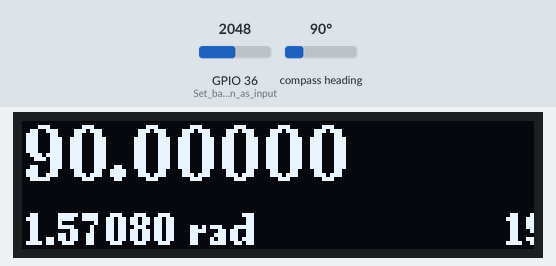
A sketch run on a simulated ESP32. Shown: 128×32 one-colour display. Inputs (shaded band) come from the test bench; at power-on: compass heading 90°, GPIO 36 (Set_battery_pin_as_input) = 2048.

Above: at 1.2 s.
1.3 s: compass heading set to 7°
At 1.8 s:
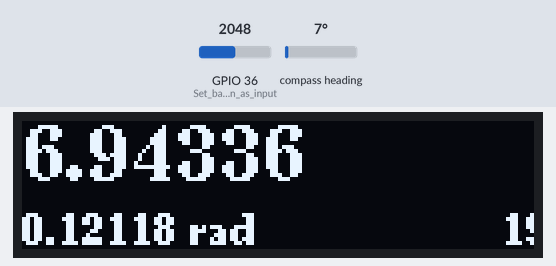
2.9 s: GPIO 36 (Set_battery_pin_as_input) set to 2866
At 3.9 s:
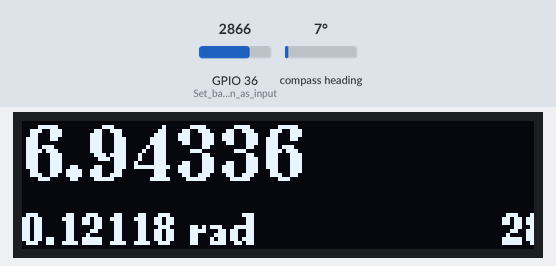
4.4 s: compass heading set to 90°
At 5.5 s:
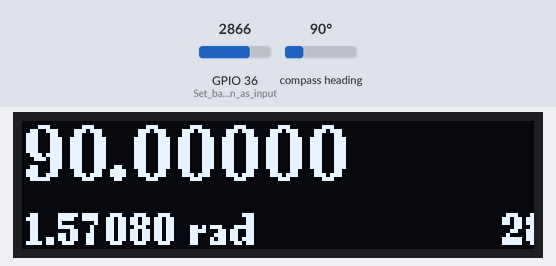
6.0 s: GPIO 36 (Set_battery_pin_as_input) set to 3603
At 6.4 s:
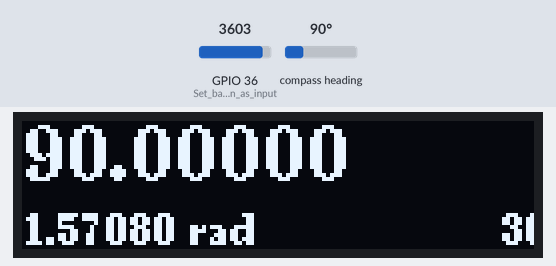
7.5 s: compass heading set to 180°
At 8.5 s:
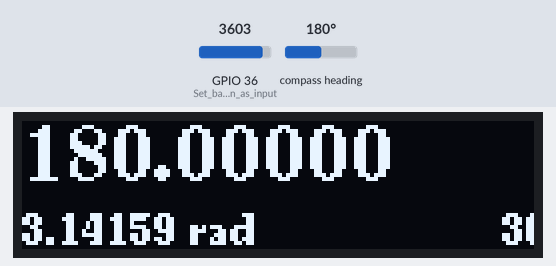
9.0 s: GPIO 36 (Set_battery_pin_as_input) set to 4095
At 10.0 s:
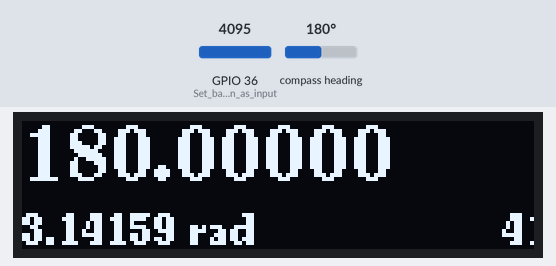
Timing chart, 0 to 11.6 s (numbered marks = the images above; inputs shaded):
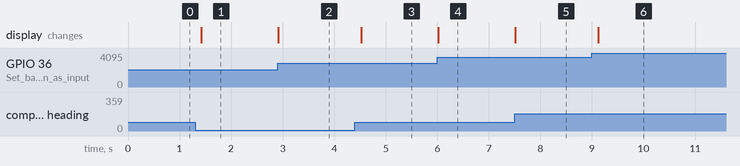

The sketch:

Caliper_code.ino
```cpp
#include <Wire.h>
#include <AS5600.h>     // Install the "AS5600 by Rob Tillaart" library
#include <U8g2lib.h>    // Install the "U8g2" graphics library

// Start the LCD screen
U8G2_SSD1306_128X32_UNIVISION_F_HW_I2C u8g2(U8G2_R0, /* reset=*/ U8X8_PIN_NONE);

// Start the AS5600 sensor
AS5600 as5600;


void setup() {

  //Power everything

  Wire.begin(D4, D5);
  u8g2.begin();
  as5600.begin();

  //Read Battery Level
  Serial.begin(115200);
  pinMode(A0, INPUT); // Set battery pin as input

}

void loop() {

//Get battery level
  uint32_t Vbat = 0;
  for(int i = 0; i < 16; i++) {
  Vbat = Vbat + analogReadMilliVolts(A0);
  }

// Calculation for battery percentage

const float Vo = 3000;
const float Vt = 4200;

float batper = (Vbat-Vo)/(Vt-Vo)*100;

// Calculations to get the DEG measurements
  float rawAngle = as5600.readAngle();
  float Deg = (rawAngle/4096.0)*360;
  float Rad = (Deg*PI)/180;

//clears the memory ("blank canvas")
  u8g2.clearBuffer();

  //Deg
  u8g2.setFont(u8g2_font_ncenB14_tr);
  u8g2.setCursor(0,15);
  u8g2.print(Deg,5);
  u8g2.print(" \xB0");     // The hex code for a deg

  //RAD
  u8g2.setFont(u8g2_font_ncenB08_tr);
  u8g2.setCursor(0, 31);
  u8g2.print(Rad, 5);  // Print radians with 2 decimal places
  u8g2.print(" rad"); //rad "symbol"

  //Show battery level
  u8g2.setFont(u8g2_font_ncenB08_tr);
  u8g2.setCursor(120,31 );
  u8g2.print(batper);


// Push to screen

  u8g2.sendBuffer();
  delay(100);


}
```

Measured:
- after the input at 1.3 s, the display: changes after 0.12 s (image 1)
- after the input at 2.9 s, the display: changes at once (image 2)
- after the input at 4.4 s, the display: changes after 0.13 s (image 3)
- after the input at 6.0 s, the display: changes at once (image 4)
- after the input at 7.5 s, the display: changes at once (image 5)
- after the input at 9.0 s, the display: changes after 0.12 s (image 6)
